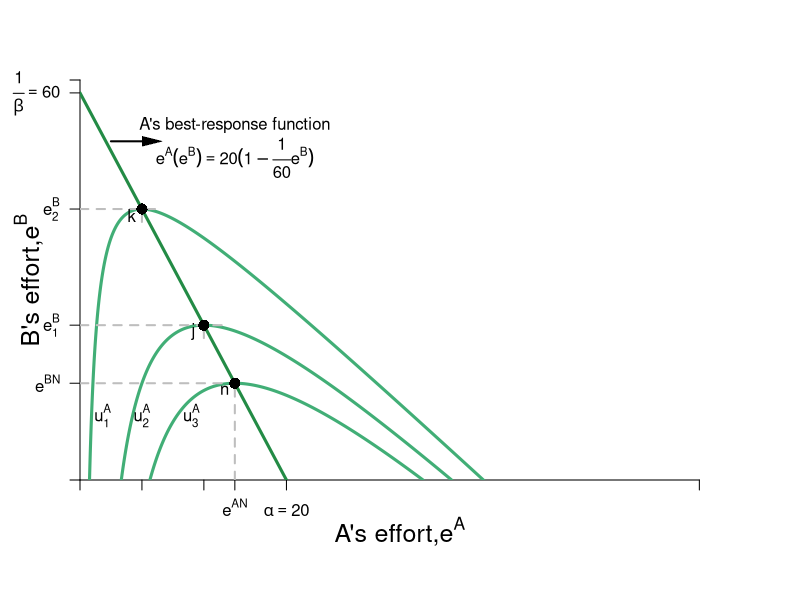

R code for this plot:
require(shape)
pdf(file = "coordination_failures/worksheet_brf_indiffs.pdf", width = 9, height = 7)

#Set parameters for graphics
axislabelsize <- 1.5
graphlinewidth <- 3
segmentlinewidth <- 2

COL <- c("#7fc97f", "#beaed4", "#fdc086", "#ffff99", "#386cb0", "#f0027f", "#bf5b17", "#666666")
COLA <- c("#99d8c9","#66c2a4","#41ae76", "#238b45", "#005824")
COLB <- c("#4eb3d3", "#2b8cbe", "#0868ac","#084081")

par(mar =  c(6, 4, 4, 4))

uA <- function(ea, eb, alpha = 20, beta = 1/60) {
  alpha*(1 - beta*eb)*ea - 0.5*(ea)^2
}

uB <- function(ea, eb, alpha = 20, beta = 1/60) {
  alpha*(1 - beta*ea)*eb - 0.5*(eb)^2
}

brfB <- function(ea, alpha = 20, beta = 1/60) {
  alpha*(1 - beta*ea)
}

brfA <- function(ea, alpha = 20, beta = 1/60) {
  (alpha - ea)/(alpha * beta)
}

brfPE <- function(ea, alpha = 20, beta = 1/60) {
  alpha*(1 - beta*ea)
}

indiffA <- function(ea, alpha = 20, beta = 1/60, uA = 46.08) {
  1/beta - (0.5*ea)/(alpha*beta) - uA/(alpha*beta*ea)
}

indiffB <- function(eb, alpha = 20, beta = 1/60, uB = 46.08) {
  (alpha*eb - uB - 0.5*eb^2)/(alpha*beta*eb)
}

indiffB2 <- function(ea, alpha = 20, beta = 1/60, uB = 46.08) {
  sqrt(alpha^2*(beta*ea - 1)^2 - 2*uB) - alpha*beta*ea + alpha
}

indiffB3 <- function(ea, alpha = 20, beta = 1/60, uB = 46.08) {
  -sqrt(alpha^2*(beta*ea - 1)^2 - 2*uB) - alpha*beta*ea + alpha
}


xlims <- c(0, 62)
ylims <- c(0, 62)

npts <- 501 
x <- seq(xlims[1], xlims[2], length.out = npts)
y <- seq(ylims[1], ylims[2], length.out = npts) 
a <- c(18, 72, 112.5)

plot(0, 0, xlim = xlims, ylim = ylims, type = "n",
     xlab = expression(paste("")),
     ylab = expression(paste("")), 
     xaxt = "n", 
     yaxt = "n", 
     cex.lab = axislabelsize, 
     bty = "n",
     xaxs="i", 
     yaxs="i")

ticksy <- seq(from = 0, to = ylims[2], by = 5)
ylabels <- seq(from = 0, to = ylims[2], by = 5)
ticksx <- seq(from = 0, to = xlims[2], by = 5)
xlabels <- seq(from = 0, to = xlims[2], by = 5)
ticksy <- c(0, brfA(ea = 15), brfA(ea = 12), brfA(ea = 6), 60, 62)
ylabels <- c(NA, expression(paste(e^{BN})), expression(paste(e[1]^B)), expression(paste(e[2]^B)),expression(paste(frac(1, beta) ==60)) , NA)
ticksx <- c(0, 6, 12, 15, 20, 60)
xlabels <- c(NA, NA, NA, expression(paste(e^{AN})), expression(paste(alpha == 20)), NA)


axis(1, at = ticksx, pos = 0, labels = xlabels)
axis(2, at = ticksy, pos = 0, labels = ylabels, las = 1)

npts <- 500 
xx1 <- seq(xlims[1], xlims[2], length.out = npts)
lines(xx1, brfA(xx1, alpha = 20, beta = 1/60), col = COLA[4], lwd = graphlinewidth)


contour(y, x, 
        outer(x, y, uA),
        drawlabels = FALSE,
        col = COLA[3],
        lwd = graphlinewidth,
        levels = a, 
        xaxs="i", 
        yaxs="i", 
        add = TRUE) 

mtext(expression(paste("A's effort,", e^A)), side=1, line = 2.5, cex = axislabelsize)
text(-5, 0.5*ylims[2], expression(paste("B's effort,", e^B)), xpd = TRUE, cex = axislabelsize, srt = 90) 

#Label the iso-welfare functions for the HG, Aisha
text(2.2, 10, expression(u[1]^A))
text(6, 10, expression(u[2]^A))
text(10.8, 10, expression(u[3]^A))

#Label Nash Equilibrium 
segments(0, 15, 15, 15, lty = 2, col = "gray" , lwd = segmentlinewidth)
segments(15, 0, 15, 15, lty = 2, col = "gray" , lwd = segmentlinewidth)
points(15, 15, pch = 16, col = "black", cex = 1.5)
#text(11.3, 10.1, expression(paste("Nash Equilibrium")))
text(14, 14, expression(paste("n")))



segments(0, brfA(ea = 12), 12 + 2, brfA(ea = 12), lty = 2, col = "gray" , lwd = segmentlinewidth)
segments(12, brfA(ea = 12) - 2, 12, brfA(ea = 12), lty = 2, col = "gray" , lwd = segmentlinewidth)
points(12, brfA(ea = 12), pch = 16, col = "black", cex = 1.5)
text(12 - 1, brfA(ea = 12) - 1, expression(paste("j")))

segments(0, brfA(ea = 6), 6 + 2, brfA(ea = 6), lty = 2, col = "gray" , lwd = segmentlinewidth)
segments(6, brfA(ea = 6) - 2, 6, brfA(ea = 6), lty = 2, col = "gray" , lwd = segmentlinewidth)
points(6, brfA(ea = 6), pch = 16, col = "black", cex = 1.5)
text(6 - 1, brfA(ea = 6) - 1, expression(paste("k")))

text(15, 55, expression(paste("A's best-response function")))
text(15, 50, expression(paste(e^A*(e^B) == 20(1 - frac(1,60)*e^B) )))
Arrows(3, 52.5, 7, 52.5, col = "black", lty = 1, lwd = 2, arr.type = "triangle", arr.lwd = 0.5)


# text(10.2, 17, expression(paste(mrs^{A}*(list(e^A, e^B)) == frac(u[e^A], u[e^B]), phantom() == -frac(alpha*(1 - beta*e^B) - e^A, alpha*beta*e^A), phantom() == 0, " at maximum of ", u[1]^A)))
# Arrows(6.3, 16.5, 6.3, 15.25, col = "black", lty = 1, lwd = 2, arr.type = "triangle", arr.lwd = 0.5)



dev.off()
